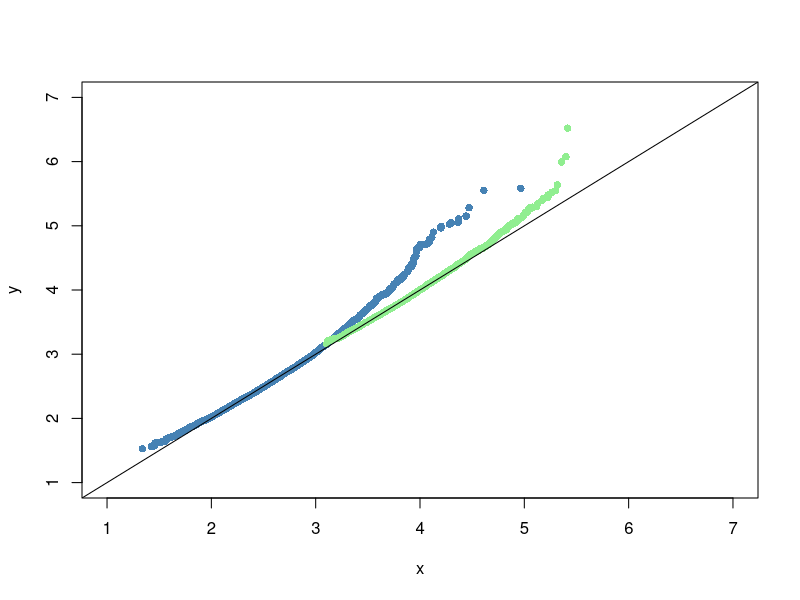

Write R code to recreate this figure.
library("evd")

m = 10000
n = 100
n_large = 10000
x_c=c( rep(0, m) )
x_c_large=c( rep(0, m) )
for (i in 1:m){
    x=max(rnorm(n))
    x_large=max(rnorm(n_large))
    x_c[i]=x
    x_c_large[i]=x_large
}
mu_n=qnorm(1-(1/n))
sigma_n=qnorm(1-(1/n)*exp(-1))-mu_n
mu_n_l=qnorm(1-(1/n_large))
sigma_n_l=qnorm(1-(1/n_large)*exp(-1))-mu_n_l
x=sort(x_c)
y=sort(rgumbel(m,mu_n, sigma_n))
x_large=sort(x_c_large)
y_large=sort(rgumbel(m,mu_n_l, sigma_n_l))
plot(x, y, pch=16, col="steelblue", xlim=c(1,7), ylim=c(1,7))
points(x_large, y_large, pch=16, col="lightgreen")
lines(c(-10,10), c(-10,10))
